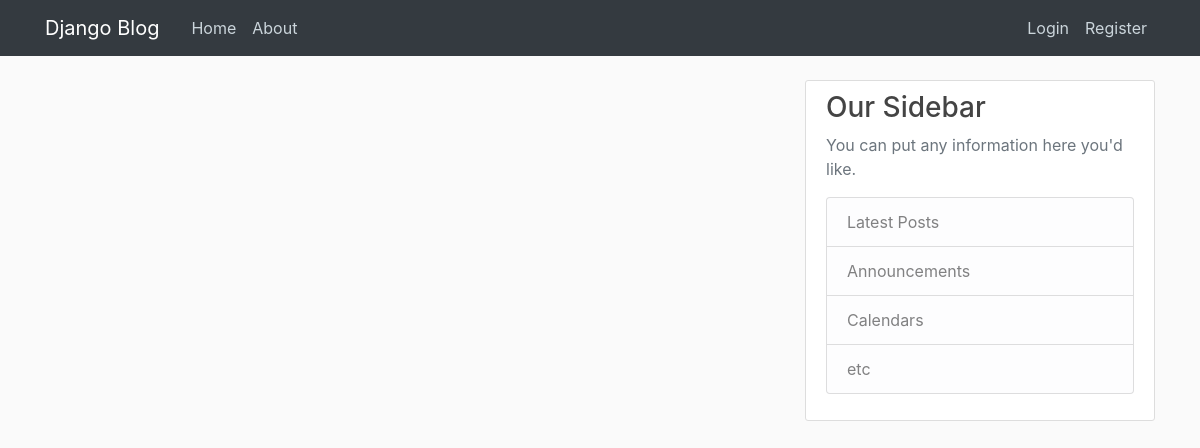
The app's page /, older data.
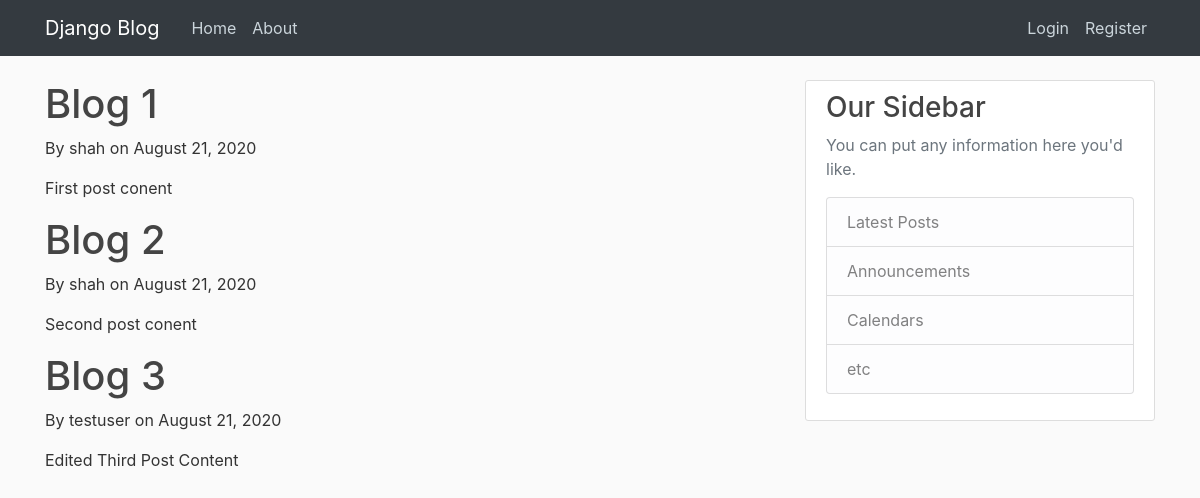
The same page, newer data.
### blog/models.py (models this page shows, shortened)
class Post(models.Model):
    title = models.CharField(max_length=100)
    content = models.TextField()
    date_posted = models.DateTimeField(default=timezone.now)
    author = models.ForeignKey(User, on_delete=models.CASCADE)

### blog/views.py (the view)
# urls.py: path('', views.home, name="blog-home"),
def home(request):
    context={
        "posts":Post.objects.all()
    }
    return render(request,'blog/home.html',context)

### blog/templates/blog/home.html
{% extends 'blog/base.html' %}
{% block content %}
    {%for post in posts%}
        <h1> {{post.title}} </h1>
        <p>  By {{post.author}} on {{post.date_posted|date:"F d, Y"}} </p>
        <p>{{post.content}}</p>
    {% endfor %}
{% endblock content %}

### blog/templates/blog/base.html (shortened to what this page needs)
{% load static %}
<!DOCTYPE html>
<html>
<head>
    <link rel="stylesheet" href="https://maxcdn.bootstrapcdn.com/bootstrap/4.0.0/css/bootstrap.min.css">
    <link rel="stylesheet" type="text/css" href="{% static 'blog/min.css' %}">
</head>
<body>
    <header class="site-header">
      <nav class="navbar navbar-expand-md navbar-dark bg-steel fixed-top  bg-dark">
        <div class="container">
          <a class="navbar-brand mr-4" href="{% url 'blog-home' %}"> Django Blog</a>
          <div class="collapse navbar-collapse" id="navbarToggle">
            <div class="navbar-nav mr-auto">
              <a class="nav-item nav-link" href="{% url 'blog-home' %}">Home</a>
              <a class="nav-item nav-link" href="{% url 'blog-about' %}">About</a>
            </div>
            <div class="navbar-nav">
              <a class="nav-item nav-link" href="#">Login</a>
              <a class="nav-item nav-link" href="#">Register</a>
            </div>
          </div>
        </div>
      </nav>
    </header>
    <main role="main" class="container">
      <div class="row">
        <div class="col-md-8">
          {% block content %}             {% endblock %}
        </div>
        <div class="col-md-4">
          <div class="content-section">
            <h3>Our Sidebar</h3>
            <p class='text-muted'>You can put any information here you'd like.
              <ul class="list-group">
                <li class="list-group-item list-group-item-light">Latest Posts</li>
                <li class="list-group-item list-group-item-light">Announcements</li>
                <li class="list-group-item list-group-item-light">Calendars</li>
                <li class="list-group-item list-group-item-light">etc</li>
              </ul>
            </p>
          </div>
        </div>
      </div>
    </main>
</body>
</html>

### blog/static/blog/min.css (style rules this page uses)
body { background: #fafafa; color: #333333; margin-top: 5rem; }
h1, h2, h3, h4, h5, h6 { color: #444444; }
ul { margin: 0; }
.bg-steel { background-color: #5f788a; }
.site-header .navbar-nav .nav-link { color: #cbd5db; }
.content-section { background: #ffffff; padding: 10px 20px; border: 1px solid #dddddd; border-radius: 3px; margin-bottom: 20px; }

Row changes from the older to the newer data that the page shows:
added Post: title "Blog 1", author "shah", date_posted "August 21, 2020", content "First post conent"
added Post: title "Blog 2", author "shah", date_posted "August 21, 2020", content "Second post conent"
added Post: title "Blog 3", author "testuser", date_posted "August 21, 2020", content "Edited Third Post Content"
